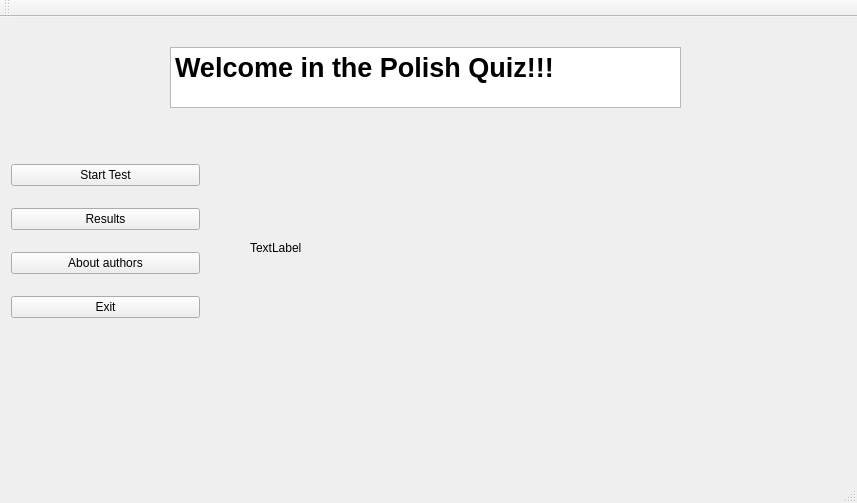
<?xml version="1.0" encoding="UTF-8"?>
<ui version="4.0">
 <class>MainWindow</class>
 <widget class="QMainWindow" name="MainWindow">
  <property name="geometry">
   <rect>
    <x>0</x>
    <y>0</y>
    <width>857</width>
    <height>503</height>
   </rect>
  </property>
  <property name="windowTitle">
   <string>MainWindow</string>
  </property>
  <widget class="QWidget" name="centralWidget">
   <widget class="QTextBrowser" name="textBrowser">
    <property name="geometry">
     <rect>
      <x>170</x>
      <y>30</y>
      <width>511</width>
      <height>61</height>
     </rect>
    </property>
    <property name="html">
     <string>&lt;!DOCTYPE HTML PUBLIC &quot;-//W3C//DTD HTML 4.0//EN&quot; &quot;http://www.w3.org/TR/REC-html40/strict.dtd&quot;&gt;
&lt;html&gt;&lt;head&gt;&lt;meta name=&quot;qrichtext&quot; content=&quot;1&quot; /&gt;&lt;style type=&quot;text/css&quot;&gt;
p, li { white-space: pre-wrap; }
&lt;/style&gt;&lt;/head&gt;&lt;body style=&quot; font-family:'MS Shell Dlg 2'; font-size:8.25pt; font-weight:400; font-style:normal;&quot;&gt;
&lt;p style=&quot; margin-top:0px; margin-bottom:0px; margin-left:0px; margin-right:0px; -qt-block-indent:0; text-indent:0px;&quot;&gt;&lt;span style=&quot; font-size:20pt; font-weight:600;&quot;&gt;Welcome in the Polish Quiz!!!&lt;/span&gt;&lt;/p&gt;&lt;/body&gt;&lt;/html&gt;</string>
    </property>
   </widget>
   <widget class="QLabel" name="label_picture">
    <property name="geometry">
     <rect>
      <x>250</x>
      <y>130</y>
      <width>341</width>
      <height>201</height>
     </rect>
    </property>
    <property name="text">
     <string>TextLabel</string>
    </property>
   </widget>
   <widget class="QWidget" name="layoutWidget">
    <property name="geometry">
     <rect>
      <x>0</x>
      <y>120</y>
      <width>211</width>
      <height>211</height>
     </rect>
    </property>
    <layout class="QVBoxLayout" name="verticalLayout">
     <item>
      <widget class="QPushButton" name="pushButton_StartTest">
       <property name="text">
        <string>Start Test</string>
       </property>
      </widget>
     </item>
     <item>
      <widget class="QPushButton" name="pushButton">
       <property name="text">
        <string>Results</string>
       </property>
      </widget>
     </item>
     <item>
      <widget class="QPushButton" name="pushButton_2">
       <property name="text">
        <string>About authors</string>
       </property>
      </widget>
     </item>
     <item>
      <widget class="QPushButton" name="PushButton_Exit">
       <property name="text">
        <string>Exit</string>
       </property>
      </widget>
     </item>
    </layout>
   </widget>
  </widget>
  <widget class="QMenuBar" name="menuBar">
   <property name="geometry">
    <rect>
     <x>0</x>
     <y>0</y>
     <width>857</width>
     <height>20</height>
    </rect>
   </property>
  </widget>
  <widget class="QToolBar" name="mainToolBar">
   <attribute name="toolBarArea">
    <enum>TopToolBarArea</enum>
   </attribute>
   <attribute name="toolBarBreak">
    <bool>false</bool>
   </attribute>
  </widget>
  <widget class="QStatusBar" name="statusBar"/>
 </widget>
 <layoutdefault spacing="6" margin="11"/>
 <resources/>
 <connections/>
</ui>
